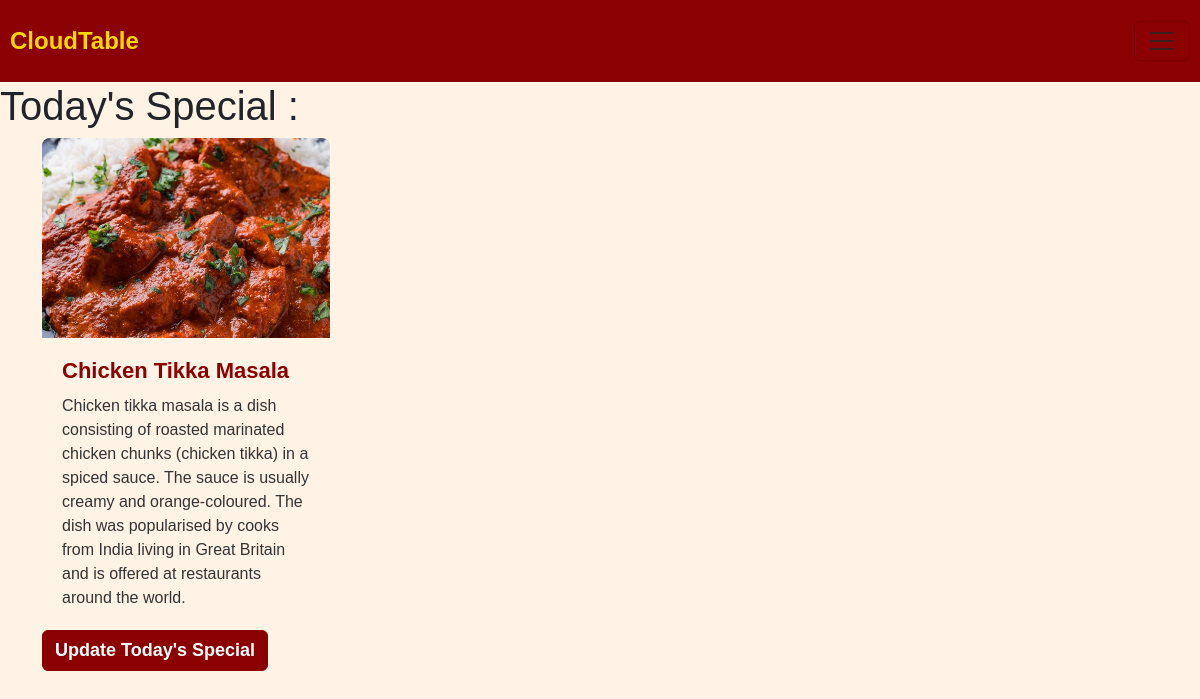
/todayspecial/, run on the app's committed database.
### home/models.py (models this page shows, shortened)
class Todayspecial(models.Model):
    restaurant = models.ForeignKey(Restaurant, on_delete=models.CASCADE)
    name = models.CharField(max_length=100)
    description = models.TextField()
    image = models.ImageField(upload_to='todayspecial_images/')

### home/views.py (the view)
# urls.py: path('todayspecial/', views.todays_special, name='todays_special'),
def todays_special(request):
    specials = Todayspecial.objects.all()
    context = {'specials' : specials}
    return render(request, 'todayspecial.html', context)

### templates/todayspecial.html (shortened to what this page needs)
{% extends 'base.html' %}
{% block body %}
  <h1>Today's Special :</h1>
  {% for special in specials %}
  <div class="container ms-auto">
  <div class="col-mb-4">
    <div class= "card-md-4" style="width: 18rem;">
      <img src="{{ special.image.url }}" class="card-img-top" alt="{{ special.name }}" style="height: 200px; object-fit: cover;">
      <div class="card-body">
        <h5 class="card-title">{{ special.name }}</h5>
        <p class="card-text">{{ special.description }}</p>
      </div>
    </div>
  </div>
    <a href="{% url 'update_todays_special' pk=special.pk %}" class="btn btn-primary">Update Today's Special</a>
  {% empty %}
    <p>No special menu available.</p>
  {% endfor %}
{% endblock %}

### templates/base.html (style rules this page uses)
body { padding-bottom:30px; font-family: 'Arial', sans-serif; background-color: #fff3e6; }
.card-img-top { border-top-left-radius: 8px; border-top-right-radius: 8px; }
.card-body { padding: 20px; }
.card-title { color: #8b0000; font-size: 22px; font-weight: bold; margin-bottom: 10px; }
.card-text { color: #333; font-size: 16px; margin-bottom: 15px; }
.btn-primary { background-color: #8b0000; border-color: #8b0000; color: #fff; font-size: 18px; font-weight: bold; }

### data on the page
Todayspecial: image (picture), name "Chicken Tikka Masala", description "Chicken tikka masala is a dish consisting of roasted marinated chicken chunks (chicken tikka) in a spiced sauce. The sauce is usually creamy and orange-coloured. The dish was popularised by cooks from India living in Great Britain and is offered at restaurants around the world."
